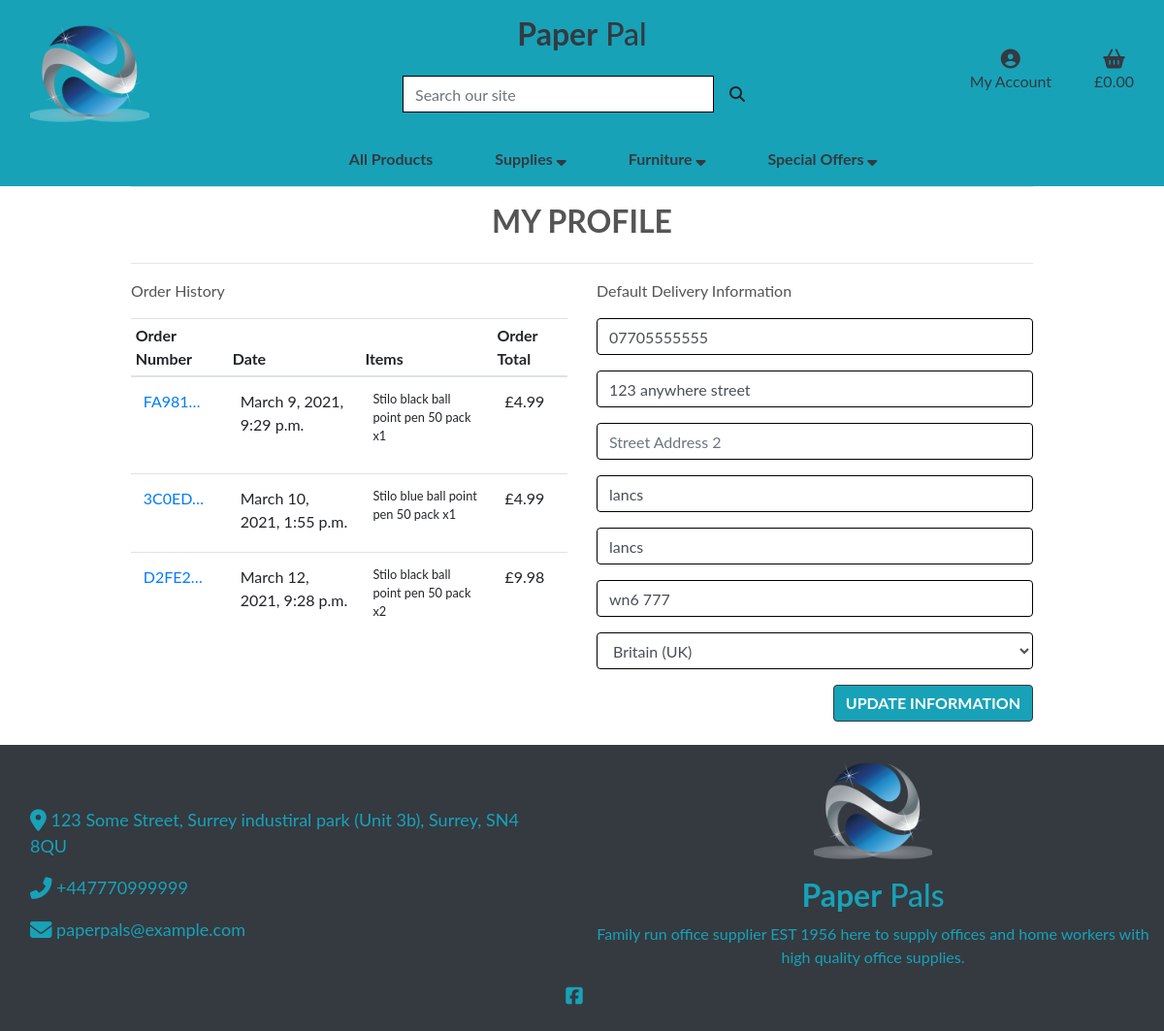
Page /profile/ (signed in) on the committed database.
### checkout/models.py (models this page shows, shortened)
class Order(models.Model):
    order_number = models.CharField(max_length=32, null=False, editable=False)
    user_profile = models.ForeignKey(UserProfile, on_delete=models.SET_NULL,
                                     null=True, blank=True, related_name='orders')
    full_name = models.CharField(max_length=50, null=False, blank=False)
    email = models.EmailField(max_length=254, null=False, blank=False)
    phone_number = models.CharField(max_length=20, null=False, blank=False)
    country = CountryField(blank_label='Country *', null=False, blank=False)
    postcode = models.CharField(max_length=20, null=True, blank=True)
    city = models.CharField(max_length=40, null=False, blank=False)
    street_address1 = models.CharField(max_length=80, null=False, blank=False)
    street_address2 = models.CharField(max_length=80, null=True, blank=True)
    county = models.CharField(max_length=80, null=True, blank=True)
    date = models.DateTimeField(auto_now_add=True)
    order_total = models.DecimalField(max_digits=10, decimal_places=2,
                                      null=False, default=0)
    original_basket = models.TextField(null=False, blank=False, default='')
    stripe_pid = models.CharField(max_length=254, null=False,
                                  blank=False, default='')

class OrderLineItem(models.Model):
    order = models.ForeignKey(Order, null=False, blank=False,
                              on_delete=models.CASCADE,
                              related_name='lineitems')
    product = models.ForeignKey(Product, null=False, blank=False,
                                on_delete=models.CASCADE)
    quantity = models.IntegerField(null=False, blank=False, default=0)
    lineitem_total = models.DecimalField(max_digits=6, decimal_places=2,
                                         null=False, blank=False,
                                         editable=False)

### products/models.py (models this page shows, shortened)
class Product(models.Model):
    category = models.ForeignKey('Category', null=True, blank=True, on_delete=models.SET_NULL)
    sku = models.CharField(max_length=254, null=True, blank=True)
    name = models.CharField(max_length=254)
    description = models.TextField()
    price = models.DecimalField(max_digits=6, decimal_places=2)
    rating = models.DecimalField(max_digits=6, decimal_places=2, null=True, blank=True)
    image_url = models.URLField(max_length=1024, null=True, blank=True)
    image = models.ImageField(null=True, blank=True)

### profiles/models.py (models this page shows, shortened)
class UserProfile(models.Model):
    user = models.OneToOneField(User, on_delete=models.CASCADE)
    default_phone_number = models.CharField(max_length=20, null=True, blank=True)
    default_street_address1 = models.CharField(max_length=80, null=True, blank=True)
    default_street_address2 = models.CharField(max_length=80, null=True, blank=True)
    default_city = models.CharField(max_length=40, null=True, blank=True)
    default_county = models.CharField(max_length=80, null=True, blank=True)
    default_postcode = models.CharField(max_length=20, null=True, blank=True)
    default_country = CountryField(blank_label='Country', null=True, blank=True)

### profiles/views.py (the view)
# urls.py: path('profile/', include('profiles.urls')),
@login_required
def profile(request):
    profile = get_object_or_404(UserProfile, user=request.user)
    if request.method == 'POST':
        form = UserProfileForm(request.POST, instance=profile)
        if form.is_valid():
            form.save()
            messages.success(request, 'Profile updated successfully')
        else:
            messages.error(request, 'Update failed. Please ensure the form is valid.')
    else:
        form = UserProfileForm(instance=profile)
    orders = profile.orders.all()
    template = 'profiles/profile.html'
    context = {
        'form': form,
        'orders': orders,
        'on_profile_page': True
    }
    return render(request, template, context)

### profiles/forms.py
class UserProfileForm(forms.ModelForm):
    class Meta:
        model = UserProfile
        exclude = ('user',)
    def __init__(self, *args, **kwargs):
        super().__init__(*args, **kwargs)
        placeholders = {
            'default_phone_number': 'Phone Number',
            'default_postcode': 'Postal Code',
            'default_city': 'City',
            'default_street_address1': 'Street Address 1',
            'default_street_address2': 'Street Address 2',
            'default_county': 'County',
        }
        self.fields['default_phone_number'].widget.attrs['autofocus'] = True
        for field in self.fields:
            if field != 'default_country':
                if self.fields[field].required:
                    placeholder = f'{placeholders[field]} *'
                else:
                    placeholder = placeholders[field]
                self.fields[field].widget.attrs['placeholder'] = placeholder
            self.fields[field].widget.attrs['class'] = 'border-black'
            self.fields[field].label = False

### basket/context.py (called while the page is built, shortened)
def basket_contents(request):
    basket_items = []
    total = 0
    product_count = 0
    basket = request.session.get('basket', {})
    context = {
        'basket_items': basket_items,
        'total': total,
        'product_count': product_count,
    }
    return context

### profiles/templates/profiles/profile.html (shortened to what this page needs)
{% extends "base.html" %}
{% load static %}
{% block page_header %}
<div class="container header-container">
</div>
{% endblock %}
{% block content %}
<div class="container mt-lg-3">
    <div class="row">
        <div class="col text-center">
            <hr />
            <h2 class="text-uppercase font-weight-bold mb-4">My Profile</h2>
            <hr />
        </div>
    </div>
    <div class="row">
        <div class="col-12 col-lg-6">
            <p>Order History</p>
            <div class="order-history table-responsive">
                <table class="table table-sm">
                    <thead>
                        <tr>
                            <th>Order Number</th>
                            <th>Date</th>
                            <th>Items</th>
                            <th>Order Total</th>
                        </tr>
                    </thead>
                    <tbody>
                        {% for order in orders %}
                        <tr>
                            <td>
                                <a href="{% url 'order_history' order.order_number %}" title="{{ order.order_number }}">
                                    {{ order.order_number|truncatechars:6 }}
                                </a>
                            </td>
                            <td>{{ order.date }}</td>
                            <td>
                                <ul class="list-unstyled">
                                    {% for item in order.lineitems.all %}
                                    <li class="small">
                                        {{ item.product.name }} x{{ item.quantity }}
                                    </li>
                                    {% endfor %}
                                </ul>
                            </td>
                            <td>£{{ order.order_total }}</td>
                        </tr>
                        {% endfor %}
                    </tbody>
                </table>
            </div>
        </div>
        <div class="col-12 col-lg-6">
            <p>Default Delivery Information</p>
            <form class="mt-3" action="{% url 'profile' %}" method="POST" id="profile-update-form">
                {% csrf_token %} {{ form|crispy }}
                <button class="btn btn-info border-dark text-uppercase float-right font-weight-bold mb-4">Update Information</button>
            </form>
        </div>
    </div>
</div>
{% endblock %}

### static/css/base.css (style rules this page uses)
html { height: 100%; }
body { background-color: #ffffff; background-size: cover; height: calc(100vh - 164px); color: #555; font-family: 'Lato'; }
.border-black { border: 1px solid black !important; }
.order-history { max-height: 416px; overflow-y: auto; }
.table-sm td { padding: 0.8rem; }
@media (min-width: 1200px) { .container { max-width: 80%; } }
@media (min-width: 992px) { .header-container { padding-top: 160px; } }

### rows in the picture
Order: order_number "FA981…", date "March 9, 2021, 9:29 p.m.", order_total "4.99"
OrderLineItem: product.name "Stilo black ball point pen 50 pack", quantity "1"
Order: order_number "3C0ED…", date "March 10, 2021, 1:55 p.m.", order_total "4.99"
OrderLineItem: product.name "Stilo blue ball point pen 50 pack", quantity "1"
Order: order_number "D2FE2…", date "March 12, 2021, 9:28 p.m.", order_total "9.98"
OrderLineItem: product.name "Stilo black ball point pen 50 pack", quantity "2"
UserProfile: default_phone_number "07705555555", default_street_address1 "123 anywhere street", default_city "lancs", default_county "lancs", default_postcode "wn6 777", default_country "Britain (UK)"
